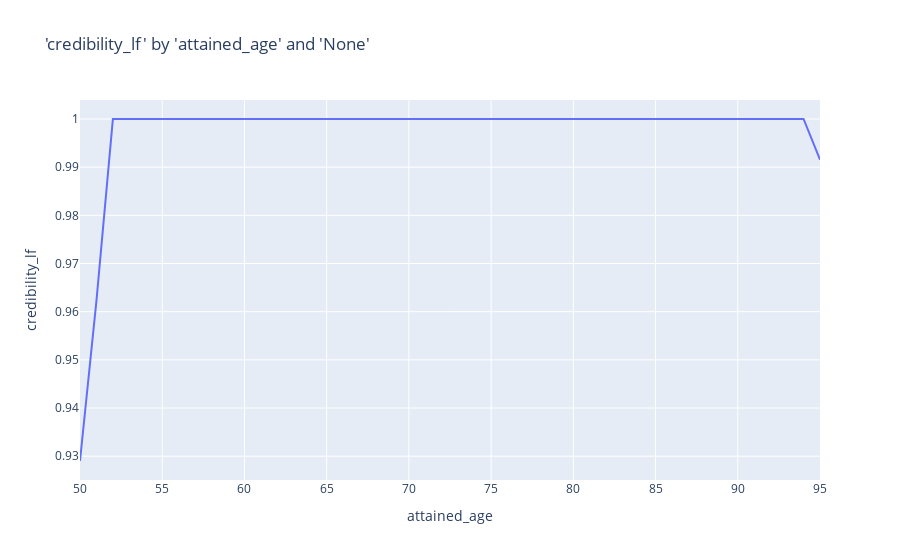

Write notebook code for a chart like this one.
### Markdown cell above
## Limited Fluctuation

### Code cell
charters.chart(
    df=credibility.limited_fluctuation(
        df=grouped_df, measure="death_count", groupby_cols=["attained_age"]
    ),
    x_axis="attained_age",
    y_axis="credibility_lf",
    type="line",
)

### Figure 1 — Plotly figure (JSON) as saved in the notebook; plotly's stock layout.template omitted (floating-point values rounded to 4 significant figures)
{"data": [{"hovertemplate": "attained_age=%{x}<br>credibility_lf=%{y}<extra></extra>", "legendgroup": "", "line": {"color": "#636efa", "dash": "solid"}, "marker": {"symbol": "circle"}, "mode": "lines", "name": "", "orientation": "v", "showlegend": false, "type": "scatter", "x": [50, 51, 52, 53, 54, 55, 56, 57, 58, 59, 60, 61, 62, 63, 64, 65, 66, 67, 68, 69, 70, 71, 72, 73, 74, 75, 76, 77, 78, 79, 80, 81, 82, 83, 84, 85, 86, 87, 88, 89, 90, 91, 92, 93, 94, 95], "xaxis": "x", "y": [0.929, 0.9622, 1, 1, 1, 1, 1, 1, 1, 1, 1, 1, 1, 1, 1, 1, 1, 1, 1, 1, 1, 1, 1, 1, 1, 1, 1, 1, 1, 1, 1, 1, 1, 1, 1, 1, 1, 1, 1, 1, 1, 1, 1, 1, 1, 0.9915], "yaxis": "y"}], "layout": {"autosize": true, "legend": {"tracegroupgap": 0}, "title": {"text": "'credibility_lf' by 'attained_age' and 'None'"}, "xaxis": {"anchor": "y", "autorange": true, "domain": [0, 1], "range": [50, 95], "title": {"text": "attained_age"}, "type": "linear"}, "yaxis": {"anchor": "x", "autorange": true, "domain": [0, 1], "range": [0.9251, 1.004], "title": {"text": "credibility_lf"}, "type": "linear"}}}
